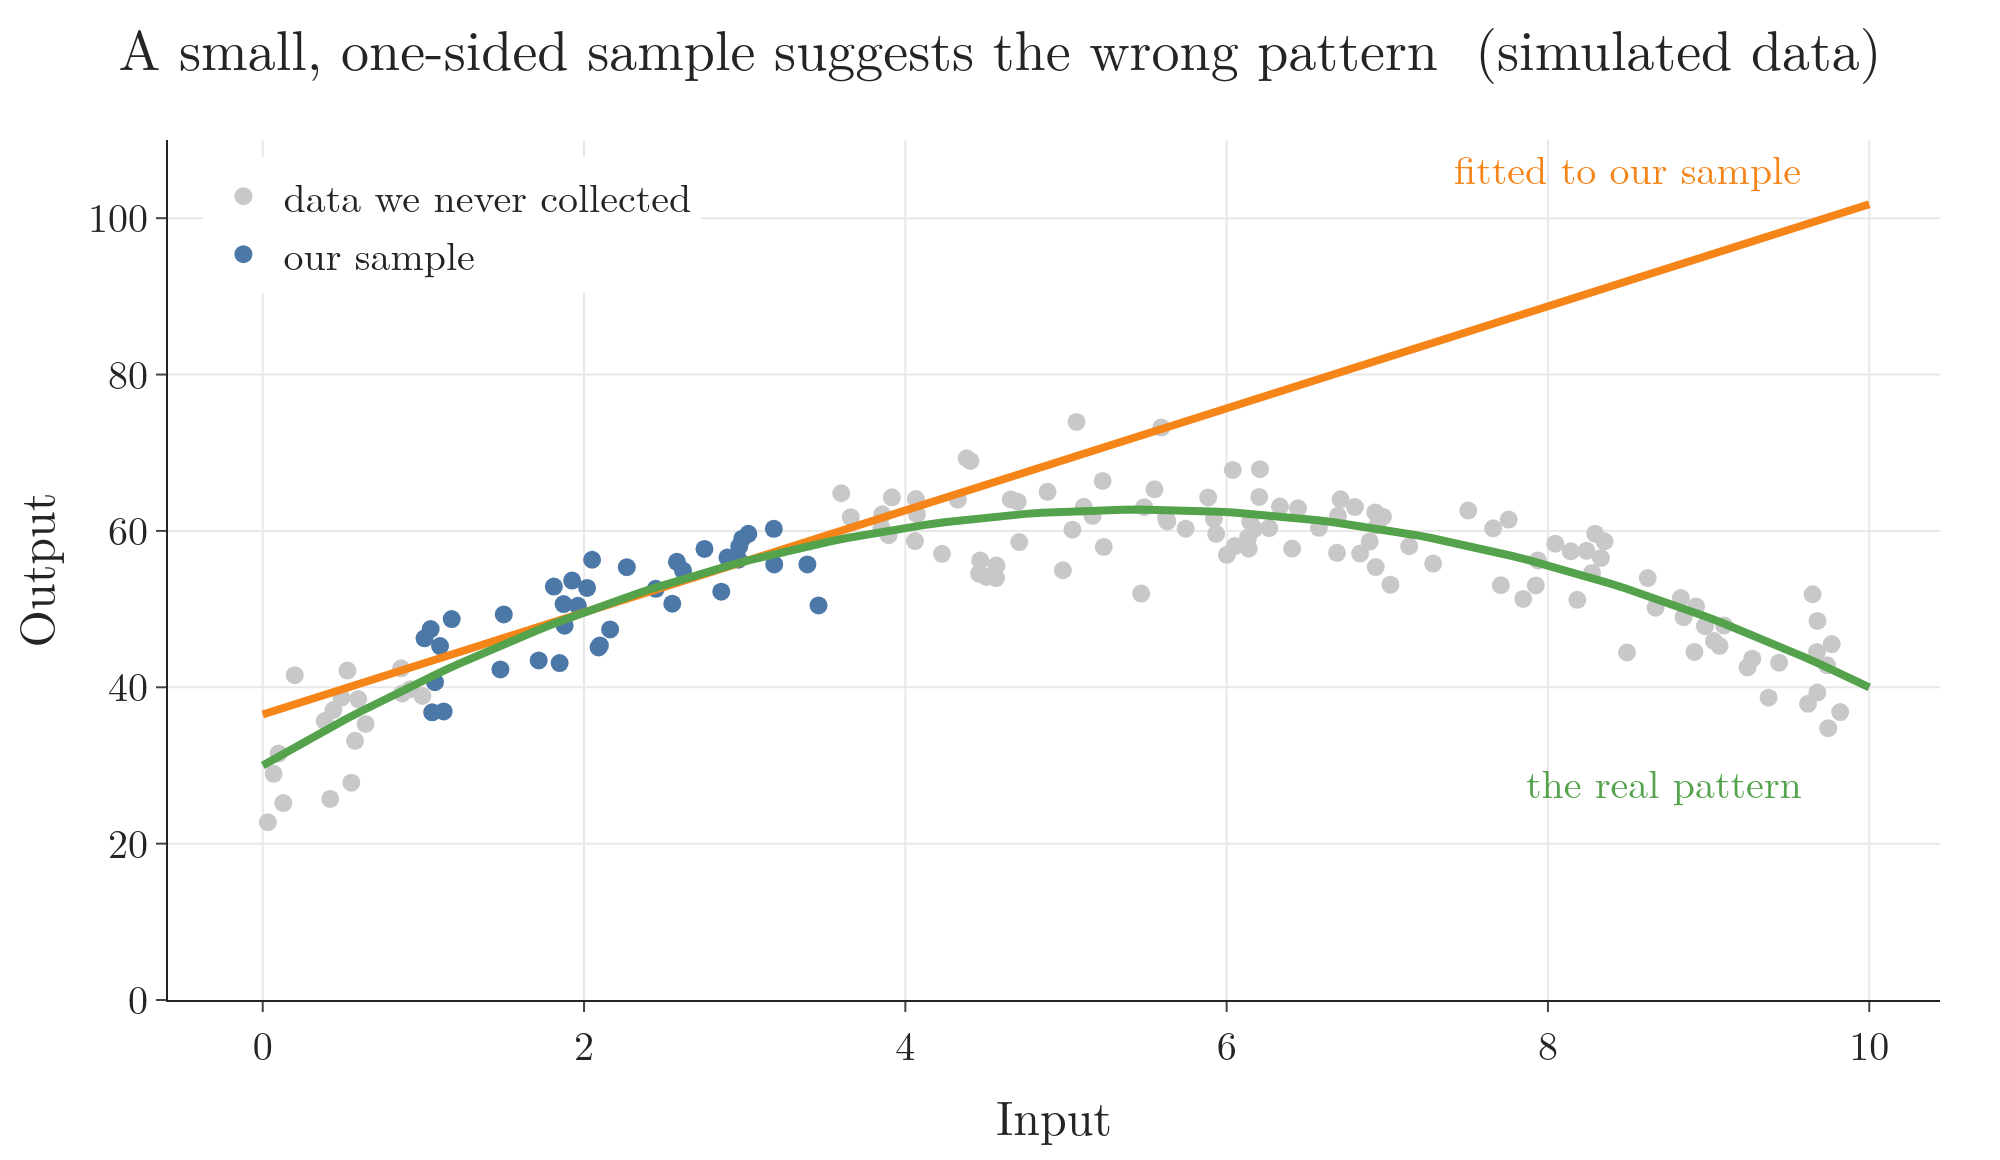

The script that drew this image:
"""A non-representative sample tells the wrong story. Simulated data. Plotly: scatter plus two lines."""
from pathlib import Path

import numpy as np
import plotly.graph_objects as go

here = Path(__file__).parent
rng = np.random.default_rng(2)
true = lambda x: 30 + 12 * x - 1.1 * x ** 2      # the real relationship: rises, then falls
x_all = rng.uniform(0, 10, 160)
y_all = true(x_all) + rng.normal(0, 4, x_all.size)
in_sample = (x_all > 1) & (x_all < 3.5)          # we only collected data from one narrow range

slope, intercept = np.polyfit(x_all[in_sample], y_all[in_sample], 1)
xs = np.linspace(0, 10, 100)
BLUE, LIGHT, ORANGE, GREEN = "#4C78A8", "#C8C8C8", "#F58518", "#54A24B"

fig = go.Figure()
fig.add_scatter(x=x_all[~in_sample], y=y_all[~in_sample], mode="markers", name="data we never collected",
                marker=dict(size=9, color=LIGHT))
fig.add_scatter(x=x_all[in_sample], y=y_all[in_sample], mode="markers", name="our sample", marker=dict(size=9, color=BLUE))
fig.add_scatter(x=xs, y=slope * xs + intercept, mode="lines", line=dict(color=ORANGE, width=4), showlegend=False)
fig.add_scatter(x=xs, y=true(xs), mode="lines", line=dict(color=GREEN, width=4), showlegend=False)
fig.add_annotation(x=9.6, y=slope * 9.6 + intercept, text="fitted to our sample", showarrow=False, xanchor="right",
                   yanchor="bottom", yshift=12, font=dict(color=ORANGE, size=20))
fig.add_annotation(x=9.6, y=true(9.6) - 20, text="the real pattern", showarrow=False, xanchor="right", yanchor="bottom",
                   font=dict(color=GREEN, size=20))
fig.update_layout(template="simple_white", width=1000, height=580, font=dict(family="Latin Modern Roman", size=20),
                  title=dict(text="A small, one-sided sample suggests the wrong pattern  (simulated data)", x=0.5),
                  xaxis=dict(title="Input", showgrid=True), yaxis=dict(title="Output", range=[0, 110], showgrid=True),
                  legend=dict(x=0.02, y=0.98), margin=dict(l=80, r=30, t=70, b=70))
fig.write_image(here / "non_representative.png", scale=2)
fig.write_image(here / "non_representative.pdf")
